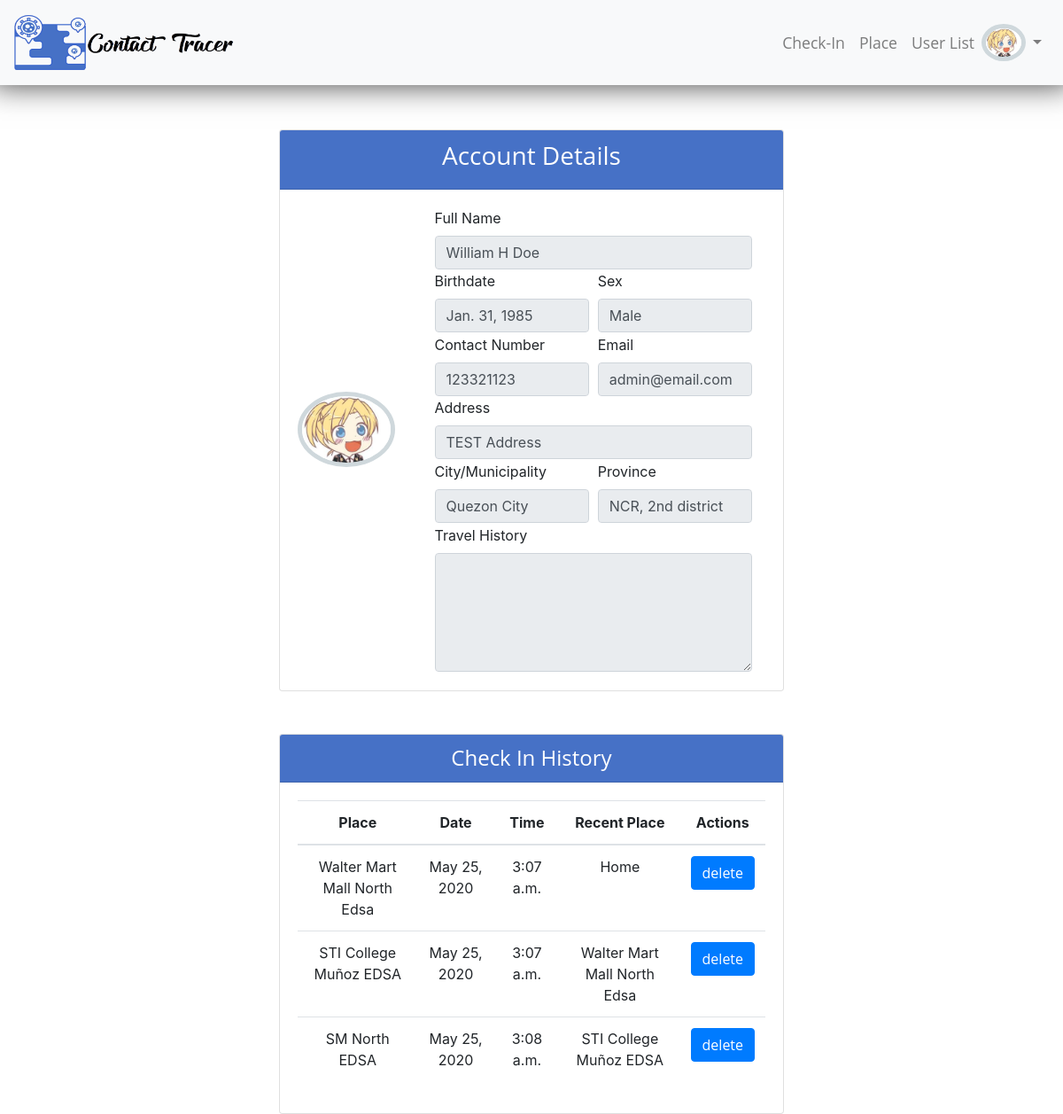
Screenshot of /user/1 (signed in) with the database file from the repository.
### app/models.py (models this page shows, shortened)
class User(AbstractBaseUser, PermissionsMixin):
    email = models.EmailField(verbose_name='email address',max_length=255,unique=True,)
    date_joined = models.DateTimeField(('date joined'), auto_now_add=True)
    is_active = models.BooleanField(default=True)
    is_staff = models.BooleanField(default=False)
    is_superuser = models.BooleanField(default=False)
    sex_choices = (('Male', 'Male'),('Female', 'Female'),)
    first_name = models.CharField(('First Name'),max_length=255)
    middle_name = models.CharField(('Middle Name'),max_length=255,blank=True, null=True)
    last_name = models.CharField(('Last Name'),max_length=255)
    suffix = models.CharField(('Suffix'),max_length=255, blank=True)
    sex = models.CharField(('Sex'), max_length=10, choices=sex_choices)
    birthdate = models.DateField(('Birth date'), help_text='Format: yyyy-mm-dd', null=True)
    address = models.CharField(('Address'), max_length=255, blank=True, null=True, help_text='Apartment, suite, unit, building, floor, street, barangay')
    province = models.ForeignKey(Province, on_delete=models.SET_NULL, verbose_name='Province', null=True)
    city = models.ForeignKey(City, on_delete=models.SET_NULL, verbose_name='City/Municipality', null=True)
    contact_number = models.CharField(('Contact Number'), max_length=20)
    travel_history = models.CharField(('Travel History'), max_length=500, blank=True, null=True)
    image = models.ImageField(default="user.png", upload_to=profile_upload_path)
    USERNAME_FIELD = 'email'
    REQUIRED_FIELDS = []
    objects = UserManager()
    def full_name(self):
       full_name = '%s %s %s %s' % (self.first_name, self.middle_name, self.last_name, self.suffix)
       return full_name.strip()

class City(models.Model):
    province = models.ForeignKey(Province, on_delete=models.CASCADE)
    name = models.CharField(max_length=255)
    def __str__(self):
        name ='%s' % (self.name)
        return name.strip()
    class Meta:
        verbose_name_plural="Cities"

class Province(models.Model):
    name = models.CharField(max_length=255, null=True, blank=True)
    def __str__(self):
        name ='%s' % (self.name)
        return name.strip()
    verbose_name_plural="Province"

class CheckIn(models.Model):
    user = models.ForeignKey(settings.AUTH_USER_MODEL, on_delete=models.CASCADE, verbose_name="User")
    checkin_place = models.ForeignKey(Place, on_delete=models.SET_NULL, null=True, blank=True, related_name="now", )
    x = [('Home','Home'), ('Others','Others')]
    recent_place = models.CharField(("Recent place that have you been"),max_length=255, choices=x)
    recent_location = models.ForeignKey(Place, on_delete=models.SET_NULL, null=True, blank=True, related_name="recent" )
    date = models.DateField(auto_now_add=True)
    time = models.TimeField(auto_now_add=True)

class Place(models.Model):
    place = models.CharField(max_length=255)
    address = models.CharField(('Address'), max_length=255, blank=True, null=True, help_text='Apartment, suite, unit, building, floor, street, barangay')
    province = models.ForeignKey(Province, on_delete=models.CASCADE)
    city = models.ForeignKey(City, on_delete=models.CASCADE)
    image = models.ImageField(default="place.png",upload_to=place_upload_path)
    def __str__(self):
        return self.place

### app/decorators.py (the view)
    def wrapper_function(request, *args, **kwargs):
        group = None
        if group =='User':
            return redirect('place_create')
        else:
            return view_func(request, *args, **kwargs)

### app/views.py (called while the page is built)
@login_required(login_url='signin')
@restricted_user
def UserDetailView(request,pk):
    data = User.objects.get(id=pk)
    data2 = CheckIn.objects.filter(user=data.id)
    context = {'data':data, 'data2':data2}
    return render(request, 'account/user_detail.html', context)

### app/Templates/account/user_detail.html (shortened to what this page needs)
{% extends 'base.html'%}
{% load static %}
{% load crispy_forms_tags%}
{% block content %}
<div class="col-md-6 mx-auto">
    <div class="card" id="profile">
        <div class="card-header">
            <h3 class="text-center">Account Details</h3>
        </div>
        <div class="card-body">
            <div class=row>
                <div class="mx-auto my-auto mb-5 text-center">
                    <img class="rounded-circle" src="{{data.image.url}}" alt="User Avatar" width="110">
                    <br><br>
                </div>
                <div class="col-lg-9">
                    <div class="col">
                        <div class="form-row">
                            <div class="form-group col-md-12">
                                <label for="feFirstName">Full Name</label>
                                <input type="text" class="form-control" value="{{data.full_name}}" readonly>
                            </div>
                        </div>
                        <div class="form-row">
                            <div class="form-group col-md-6">
                                <label>Birthdate</label>
                                <input class="form-control" value="{{data.birthdate}}" readonly>
                            </div>
                            <div class="form-group col-md-6">
                                <label>Sex</label>
                                <input class="form-control" value="{{data.sex}}" readonly>
                            </div>
                        </div>
                        <div class="form-row">
                            <div class="form-group col-md-6">
                                <label>Contact Number</label>
                                <input class="form-control" value="{{data.contact_number}}" readonly>
                            </div>
                            <div class="form-group col-md-6">
                                <label>Email</label>
                                <input class="form-control" value="{{data.email}}" readonly>
                            </div>
                        </div>
                        <div class="form-group">
                            <label>Address</label>
                            <input class="form-control" value="{{data.address}}" readonly>
                        </div>
                        <div class="form-row">
                            <div class="form-group col-md-6">
                                <label for="feInputCity">City/Municipality</label>
                                <input type="text" class="form-control" value="{{data.city}}" readonly>
                            </div>
                            <div class="form-group col-md-6">
                                <label for="feInputState">Province</label>
                                <input type="text" class="form-control" value="{{data.province}}" readonly>
                            </div>
                        </div>
                        <div class="form-group">
                            <label for="travel">Travel History</label>
                            <textarea class="form-control" id="travel" rows="5" readonly>{{data.travel_history}}</textarea>
                          </div>
                    </div>
                </div>
            </div>
        </div>
    </div>
</div>
<div class="col-md-6 mx-auto mt-5">
    <div class="card" id="">
        <div class="card-header text-center">
            <h4 class="my-auto">Check In History</h4>
        </div>
        <div class="card-body">
            <table class="table table-responsive-md" id="checkinlist">
                <thead>
                    <tr>
                        <th scope="col" class="text-center">Place</th>
                        <th scope="col" class="text-center">Date</th>
                        <th scope="col" class="text-center">Time</th>
                        <th scope="col" class="text-center">Recent Place</th>
                        <th scope="col" class="text-center">Actions</th>
                    </tr>
                </thead>
                <tbody>
                    {% for i in data2 %}
                    <tr>
                        <td class="text-center">{{i.checkin_place}}</td>
                        <td class="text-center">{{i.date}}</td>
                        <td class="text-center">{{i.time}}</td>
                        {% if i.recent_place == 'Others'%}
                        <td class="text-center">{{i.recent_location}}</td>
                        {% else %}
                        <td class="text-center">{{i.recent_place}}</td>
                        {% endif %}
                        <td class="text-center">
                            <a class="btn btn-primary" href="{% url 'usercheckin_delete' i.id %}" role="button">delete</a>
                        </td>
                    </tr>
                    {% endfor %}
                </tbody>
            </table>
        </div>
    </div>
</div>
{% endblock %}

### app/Templates/navbar.html (shortened to what this page needs)
{% load static %}
<header>
    <nav class="navbar navbar-expand-lg navbar-light bg-light" id="navbar">
        <a class="navbar-brand" href="">
            <img src="{% static 'images/logo.png' %}" width="250" height="70" class="d-inline-block align-top" alt="">
        </a>
        <div class="collapse navbar-collapse" id="navbarNavDropdown">
            {% if user.is_authenticated %}
            <ul class="navbar-nav">
                <li class="nav-item ">
                    <a class="nav-link" href="{% url 'checkin' %}">Check-In<span class="sr-only">(current)</span></a>
                </li>
                {% if request.user.groups.all.0.name == "Admin"%}
                    <li class="nav-item ">
                        <a class="nav-link" href="{% url 'place_create'%}">Place<span class="sr-only">(current)</span></a>
                    </li>
                    <li class="nav-item ">
                        <a class="nav-link" href="{% url 'user_list'%}">User List<span class="sr-only">(current)</span></a>
                    </li>
                {% endif %}
                <img class="rounded-circle" src="{{request.user.image.url}}" alt="User Avatar" id="nav_profile" width="50px">
                <li class="nav-item dropdown" id="profile_link">
                    <a class="nav-link dropdown-toggle" href="#" id="navbarDropdown" role="button" data-toggle="dropdown" aria-haspopup="true" aria-expanded="false"></a>
                </li>
            </ul>
            {% endif %}
        </div>
    </nav>
</header>

### static/css/style.css (style rules this page uses)
a, p, h1, h2, h3 , h4 ,h5, h6 { font-family: "Open Sans", sans-serif; }
a.nav-link { font-size: 1.1rem; color: black; text-align: center; }
nav#navbar { box-shadow: 0px -10px 33px 10px rgba(0,0,0,0.75); margin-bottom: 50px; }
.form-group { margin-bottom: .1rem!important; }
.card-header { color: white; background: #4671c6; }
img.rounded-circle { border: 5px solid #cfd8dc; }

### rows the page displays
User: user.image (picture), image (picture), full_name "William H Doe", birthdate "Jan. 31, 1985", sex "Male", contact_number "123321123", email "admin@email.com", address "TEST Address", city "Quezon City", province "NCR, 2nd district"
CheckIn: checkin_place "Walter Mart Mall North Edsa", date "May 25, 2020", time "3:07 a.m.", recent_place "Home"
CheckIn: checkin_place "STI College Muñoz EDSA", date "May 25, 2020", time "3:07 a.m.", recent_location "Walter Mart Mall North Edsa"
CheckIn: checkin_place "SM North EDSA", date "May 25, 2020", time "3:08 a.m.", recent_location "STI College Muñoz EDSA"
